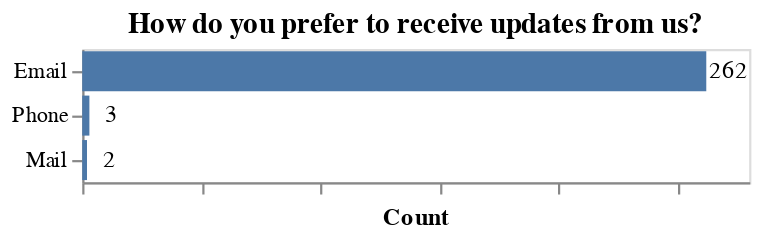

Notebook source saved alongside this figure:
### Code cell
comm_df = pd.DataFrame({
    'comm_pref': donor_survey_df['comm_pref'].str.split(';').explode().str.strip()
}).reset_index(drop=True)

value_counts = comm_df['comm_pref'].value_counts()

# Filter out values that appear less than 5 times
filtered_comm_df = comm_df[comm_df['comm_pref'].isin(value_counts[value_counts >= 1].index)]

#print(filtered_inspiration_df)


#inspiration_df

bar = alt.Chart(filtered_comm_df).mark_bar().encode(
    alt.X('count()', title='Count',axis=alt.Axis(labels=False, grid=False)),
    alt.Y('comm_pref', sort='-x', title=None)).properties(title= 'How do you prefer to receive updates from us?')

text = alt.Chart(filtered_comm_df).mark_text(align='center', dx=10).encode(
    alt.Y('comm_pref', sort='-x'),
    alt.X('count()'),
    alt.Text('count()'))

bar + text

### Figure 1 — Vega-Lite specification as saved in the notebook (floating-point values rounded to 4 significant figures; data arrays with more than 128 entries replaced by an {"elided": "..."} marker saying what was removed)
{"config": {"view": {"continuousWidth": 300, "continuousHeight": 300}}, "layer": [{"mark": {"type": "bar"}, "encoding": {"x": {"aggregate": "count", "axis": {"grid": false, "labels": false}, "title": "Count", "type": "quantitative"}, "y": {"field": "comm_pref", "sort": "-x", "title": null, "type": "nominal"}}, "title": "How do you prefer to receive updates from us?"}, {"mark": {"type": "text", "align": "center", "dx": 10}, "encoding": {"text": {"aggregate": "count", "type": "quantitative"}, "x": {"aggregate": "count", "type": "quantitative"}, "y": {"field": "comm_pref", "sort": "-x", "type": "nominal"}}}], "data": {"name": "data-d7173926f960ac3a9b149b5b22a79214"}, "$schema": "https://vega.github.io/schema/vega-lite/v5.20.1.json", "datasets": {"data-d7173926f960ac3a9b149b5b22a79214": {"elided": "267 records"}}}
